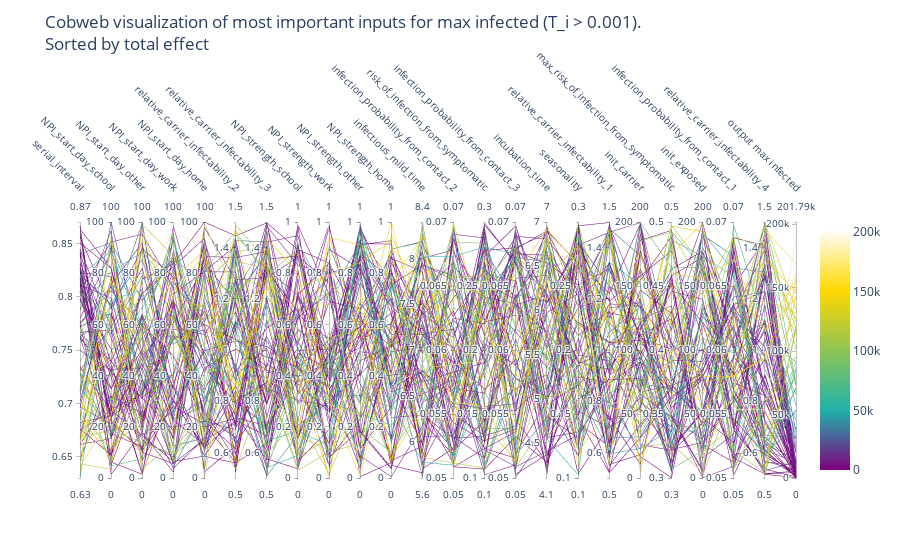

Write notebook code for a chart like this one.
### Code cell
show_cobweb(df = df, output_agg = outputs[0], aggregation_function = output_names[0], eps = 1e-3, sort_by = 'total')
